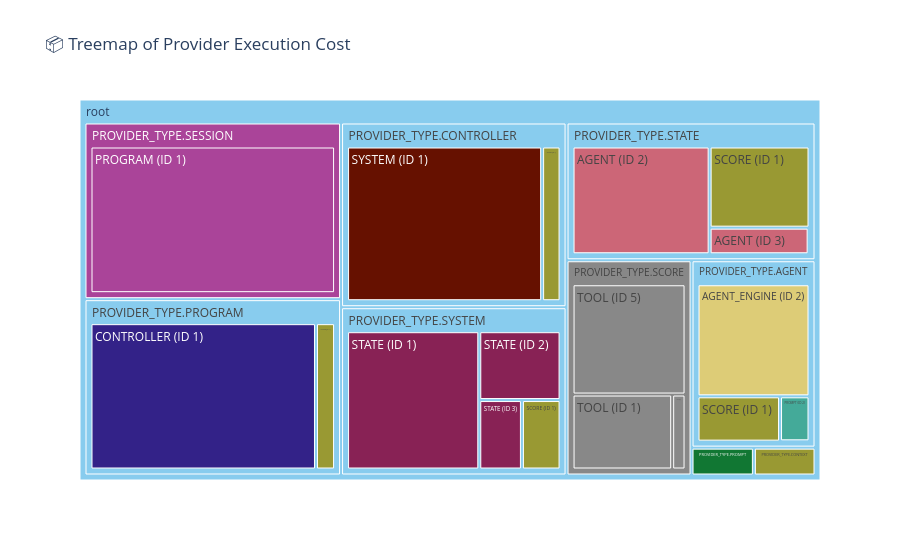

The cell this chart's notebook holds for it:
### Markdown cell above
### 📦 Treemap of Provider Execution Cost

This chart presents a **latency-weighted treemap** that reveals the **nested execution structure** of a CodeCritic run — from top-level orchestration down to fine-grained tooling.

#### 🧠 What this code does:
- **Builds a call hierarchy** by tracing each provider’s `called_by_type`, recursively reconstructing the execution path for every log entry.
- **Flattens each path** into separate columns (e.g., `path_0`, `path_1`, ...) so Plotly can visualize the full call stack as a nested tree.
- **Visualizes latency cost** using a treemap, where:
  - Each **box** represents a provider type at a specific nesting level.
  - **Box size** is proportional to total `latency_ms` contributed by that node and its descendants.
  - **Color** corresponds to `provider_type`, using a colorblind-safe palette.

#### 🔍 What you're observing:
- The **upper-left boxes** show top-level orchestrators (e.g., `session`, `program`).
- As you move inward (right and down), you see **nested calls** to `controller`, `system`, `state`, and ultimately `agent`, `tool`, `score`, etc.
- **Larger boxes** deeper in the tree indicate subsystems that consume significant time (e.g., tools like `mypy`, `black`, `ruff`).
- Hovering on a box reveals its exact path and latency.

This visualization is ideal for:
- Identifying where latency accumulates in multi-step workflows.
- Spotting repeated or redundant calls.
- Auditing nested delegation patterns during FSM-driven execution.

### Code cell
import plotly.express as px
import pandas as pd

# Non-destructive copy
df_treemap = df.copy()

# Truncate provider_type
df_treemap["provider_label"] = df_treemap["provider_type"].astype(str).str.split(".").str[-1]
df_treemap["source"] = df_treemap["called_by_type"].fillna("root")
df_treemap["target"] = df_treemap["provider_label"]  # simplified target

# Edge list from simplified names
edges = list(zip(df_treemap["source"], df_treemap["target"]))

# Recursive path builder
def build_path(row, edges):
    if row["source"] == "root":
        return ["root", row["target"]]
    for src, tgt in edges:
        if tgt == row["source"]:
            return build_path({"source": src, "target": tgt}, edges) + [row["target"]]
    return ["root", row["source"], row["target"]]

# Build full hierarchical path
df_treemap["call_path"] = df_treemap.apply(lambda row: build_path(row, edges), axis=1)

# Flatten and clean hierarchy
path_df = df_treemap["call_path"].apply(pd.Series)
path_df.columns = [f"path_{i}" for i in path_df.columns]

# Add final disambiguator for leaf nodes
path_df[path_df.columns[-1]] = df_treemap.apply(
    lambda row: f"{row['provider_label']} (ID {row['provider_id']})", axis=1
)

# Ensure numeric latency
df_treemap["latency_ms"] = pd.to_numeric(df_treemap["latency_ms"], errors="coerce").fillna(0)

# Combine everything
sunburst_data = pd.concat([df_treemap, path_df], axis=1)

# Plot
fig = px.treemap(
    sunburst_data,
    path=path_df.columns.tolist(),
    values="latency_ms",
    color="provider_label",
    color_discrete_sequence=px.colors.qualitative.Safe,
    title="📦 Treemap of Provider Execution Cost"
)

fig.update_traces(root_color="lightblue")
fig.show()

### Figure 1 — Plotly figure (JSON) as saved in the notebook; plotly's stock layout.template omitted (floating-point values rounded to 4 significant figures)
{"data": [{"branchvalues": "total", "customdata": [["(?)"], ["(?)"], ["(?)"], ["(?)"], ["(?)"], ["(?)"], ["AGENT"], ["AGENT"], ["AGENT"], ["AGENT_ENGINE"], ["CONTEXT"], ["CONTEXT"], ["CONTROLLER"], ["PROGRAM"], ["PROGRAM"], ["PROMPT"], ["SCORE"], ["SCORE"], ["SCORE"], ["SCORE"], ["SCORE"], ["SCORE"], ["SCORE"], ["SCORE"], ["STATE"], ["STATE"], ["STATE"], ["SYSTEM"], ["TOOL"], ["TOOL"], ["TOOL"], ["TOOL"]], "domain": {"x": [0, 1], "y": [0, 1]}, "hovertemplate": "labels=%{label}<br>latency_ms=%{value}<br>parent=%{parent}<br>id=%{id}<br>provider_label=%{customdata[0]}<extra></extra>", "ids": ["root", "root/PROVIDER_TYPE.STATE", "root/PROVIDER_TYPE.AGENT", "root/PROVIDER_TYPE.SYSTEM", "root/PROVIDER_TYPE.CONTROLLER", "root/PROVIDER_TYPE.PROGRAM", "root/PROVIDER_TYPE.STATE/AGENT (ID 4)", "root/PROVIDER_TYPE.STATE/AGENT (ID 3)", "root/PROVIDER_TYPE.STATE/AGENT (ID 2)", "root/PROVIDER_TYPE.AGENT/AGENT_ENGINE (ID 2)", "root/PROVIDER_TYPE.PROMPT", "root/PROVIDER_TYPE.PROMPT/CONTEXT (ID 2)", "root/PROVIDER_TYPE.PROGRAM/CONTROLLER (ID 1)", "root/PROVIDER_TYPE.SESSION/PROGRAM (ID 1)", "root/PROVIDER_TYPE.SESSION", "root/PROVIDER_TYPE.AGENT/PROMPT (ID 2)", "root/PROVIDER_TYPE.CONTEXT", "root/PROVIDER_TYPE.PROGRAM/SCORE (ID 1)", "root/PROVIDER_TYPE.CONTROLLER/SCORE (ID 1)", "root/PROVIDER_TYPE.SYSTEM/SCORE (ID 1)", "root/PROVIDER_TYPE.AGENT/SCORE (ID 2)", "root/PROVIDER_TYPE.STATE/SCORE (ID 1)", "root/PROVIDER_TYPE.AGENT/SCORE (ID 1)", "root/PROVIDER_TYPE.CONTEXT/SCORE (ID 1)", "root/PROVIDER_TYPE.SYSTEM/STATE (ID 3)", "root/PROVIDER_TYPE.SYSTEM/STATE (ID 2)", "root/PROVIDER_TYPE.SYSTEM/STATE (ID 1)", "root/PROVIDER_TYPE.CONTROLLER/SYSTEM (ID 1)", "root/PROVIDER_TYPE.SCORE", "root/PROVIDER_TYPE.SCORE/TOOL (ID 5)", "root/PROVIDER_TYPE.SCORE/TOOL (ID 1)", "root/PROVIDER_TYPE.SCORE/TOOL (ID 3)"], "labels": ["root", "PROVIDER_TYPE.STATE", "PROVIDER_TYPE.AGENT", "PROVIDER_TYPE.SYSTEM", "PROVIDER_TYPE.CONTROLLER", "PROVIDER_TYPE.PROGRAM", "AGENT (ID 4)", "AGENT (ID 3)", "AGENT (ID 2)", "AGENT_ENGINE (ID 2)", "PROVIDER_TYPE.PROMPT", "CONTEXT (ID 2)", "CONTROLLER (ID 1)", "PROGRAM (ID 1)", "PROVIDER_TYPE.SESSION", "PROMPT (ID 2)", "PROVIDER_TYPE.CONTEXT", "SCORE (ID 1)", "SCORE (ID 1)", "SCORE (ID 1)", "SCORE (ID 2)", "SCORE (ID 1)", "SCORE (ID 1)", "SCORE (ID 1)", "STATE (ID 3)", "STATE (ID 2)", "STATE (ID 1)", "SYSTEM (ID 1)", "PROVIDER_TYPE.SCORE", "TOOL (ID 5)", "TOOL (ID 1)", "TOOL (ID 3)"], "marker": {"colors": ["rgb(136, 204, 238)", "rgb(136, 204, 238)", "rgb(136, 204, 238)", "rgb(136, 204, 238)", "rgb(136, 204, 238)", "rgb(136, 204, 238)", "rgb(204, 102, 119)", "rgb(204, 102, 119)", "rgb(204, 102, 119)", "rgb(221, 204, 119)", "rgb(17, 119, 51)", "rgb(17, 119, 51)", "rgb(51, 34, 136)", "rgb(170, 68, 153)", "rgb(170, 68, 153)", "rgb(68, 170, 153)", "rgb(153, 153, 51)", "rgb(153, 153, 51)", "rgb(153, 153, 51)", "rgb(153, 153, 51)", "rgb(153, 153, 51)", "rgb(153, 153, 51)", "rgb(153, 153, 51)", "rgb(153, 153, 51)", "rgb(136, 34, 85)", "rgb(136, 34, 85)", "rgb(136, 34, 85)", "rgb(102, 17, 0)", "rgb(136, 136, 136)", "rgb(136, 136, 136)", "rgb(136, 136, 136)", "rgb(136, 136, 136)"]}, "name": "", "parents": ["", "root", "root", "root", "root", "root", "root/PROVIDER_TYPE.STATE", "root/PROVIDER_TYPE.STATE", "root/PROVIDER_TYPE.STATE", "root/PROVIDER_TYPE.AGENT", "root", "root/PROVIDER_TYPE.PROMPT", "root/PROVIDER_TYPE.PROGRAM", "root/PROVIDER_TYPE.SESSION", "root", "root/PROVIDER_TYPE.AGENT", "root", "root/PROVIDER_TYPE.PROGRAM", "root/PROVIDER_TYPE.CONTROLLER", "root/PROVIDER_TYPE.SYSTEM", "root/PROVIDER_TYPE.AGENT", "root/PROVIDER_TYPE.STATE", "root/PROVIDER_TYPE.AGENT", "root/PROVIDER_TYPE.CONTEXT", "root/PROVIDER_TYPE.SYSTEM", "root/PROVIDER_TYPE.SYSTEM", "root/PROVIDER_TYPE.SYSTEM", "root/PROVIDER_TYPE.CONTROLLER", "root", "root/PROVIDER_TYPE.SCORE", "root/PROVIDER_TYPE.SCORE", "root/PROVIDER_TYPE.SCORE"], "root": {"color": "lightblue"}, "type": "treemap", "values": [100400.0, 13340.0, 9040.0, 14770.0, 16210.0, 17610.0, 12.0, 1376.0, 7720.0, 6437.0, 676.0, 676.0, 16230.0, 17640.0, 17640.0, 680.0, 668.0, 1373.0, 1399.0, 1342.0, 5.0, 4237.0, 1918.0, 668.0, 1482.0, 2798.0, 9146.0, 14810.0, 10470.0, 6233.0, 3735.0, 501.0]}], "layout": {"legend": {"tracegroupgap": 0}, "title": {"text": "📦 Treemap of Provider Execution Cost"}, "treemapcolorway": ["rgb(136, 204, 238)", "rgb(204, 102, 119)", "rgb(221, 204, 119)", "rgb(17, 119, 51)", "rgb(51, 34, 136)", "rgb(170, 68, 153)", "rgb(68, 170, 153)", "rgb(153, 153, 51)", "rgb(136, 34, 85)", "rgb(102, 17, 0)", "rgb(136, 136, 136)"]}}
